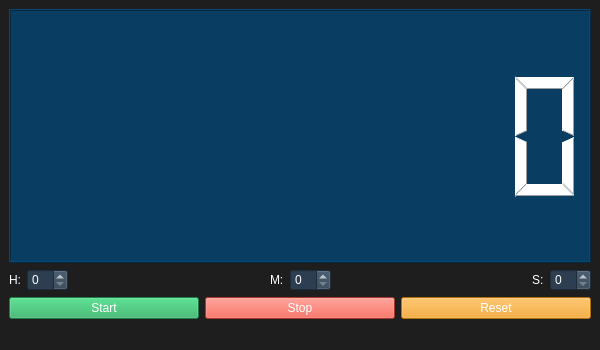
<?xml version="1.0" encoding="UTF-8"?>
<ui version="4.0">
 <class>MainWindow</class>
 <widget class="QMainWindow" name="MainWindow">
  <property name="geometry">
   <rect>
    <x>0</x>
    <y>0</y>
    <width>600</width>
    <height>350</height>
   </rect>
  </property>
  <property name="windowTitle">
   <string>Countdown Timer</string>
  </property>
  <property name="styleSheet">
   <string notr="true">QWidget {
    background-color: #1e1e1e;
    color: white;
    font-family: Arial;
}</string>
  </property>
  <widget class="QWidget" name="centralwidget">
   <layout class="QVBoxLayout" name="verticalLayout">
    <item>
     <widget class="QLCDNumber" name="lcdNumber">
      <property name="minimumSize">
       <size>
        <width>0</width>
        <height>100</height>
       </size>
      </property>
      <property name="styleSheet">
       <string notr="true">background-color: #0a3d62;</string>
      </property>
      <property name="digitCount">
       <number>8</number>
      </property>
     </widget>
    </item>
    <item>
     <layout class="QHBoxLayout" name="horizontalLayout">
      <item>
       <widget class="QLabel" name="label">
        <property name="text">
         <string>H:</string>
        </property>
       </widget>
      </item>
      <item>
       <widget class="QSpinBox" name="hourSpinBox">
        <property name="maximum">
         <number>99</number>
        </property>
        <property name="styleSheet">
         <string notr="true">background-color: #2c3e50;</string>
        </property>
       </widget>
      </item>
      <item>
       <spacer name="horizontalSpacer">
        <property name="orientation">
         <enum>Qt::Horizontal</enum>
        </property>
        <property name="sizeHint" stdset="0">
         <size>
          <width>10</width>
          <height>20</height>
         </size>
        </property>
       </spacer>
      </item>
      <item>
       <widget class="QLabel" name="label_2">
        <property name="text">
         <string>M:</string>
        </property>
       </widget>
      </item>
      <item>
       <widget class="QSpinBox" name="minuteSpinBox">
        <property name="maximum">
         <number>59</number>
        </property>
        <property name="styleSheet">
         <string notr="true">background-color: #2c3e50;</string>
        </property>
       </widget>
      </item>
      <item>
       <spacer name="horizontalSpacer_2">
        <property name="orientation">
         <enum>Qt::Horizontal</enum>
        </property>
        <property name="sizeHint" stdset="0">
         <size>
          <width>10</width>
          <height>20</height>
         </size>
        </property>
       </spacer>
      </item>
      <item>
       <widget class="QLabel" name="label_3">
        <property name="text">
         <string>S:</string>
        </property>
       </widget>
      </item>
      <item>
       <widget class="QSpinBox" name="secondSpinBox">
        <property name="maximum">
         <number>59</number>
        </property>
        <property name="value">
         <number>0</number>
        </property>
        <property name="styleSheet">
         <string notr="true">background-color: #2c3e50;</string>
        </property>
       </widget>
      </item>
     </layout>
    </item>
    <item>
     <layout class="QHBoxLayout" name="horizontalLayout_2">
      <item>
       <widget class="QPushButton" name="btnStart">
        <property name="text">
         <string>Start</string>
        </property>
        <property name="styleSheet">
         <string notr="true">background-color: #27ae60;</string>
        </property>
       </widget>
      </item>
      <item>
       <widget class="QPushButton" name="btnStop">
        <property name="text">
         <string>Stop</string>
        </property>
        <property name="styleSheet">
         <string notr="true">background-color: #e74c3c;</string>
        </property>
       </widget>
      </item>
      <item>
       <widget class="QPushButton" name="btnReset">
        <property name="text">
         <string>Reset</string>
        </property>
        <property name="styleSheet">
         <string notr="true">background-color: #f39c12;</string>
        </property>
       </widget>
      </item>
     </layout>
    </item>
   </layout>
  </widget>
  <widget class="QMenuBar" name="menubar">
   <property name="geometry">
    <rect>
     <x>0</x>
     <y>0</y>
     <width>600</width>
     <height>21</height>
    </rect>
   </property>
  </widget>
  <widget class="QStatusBar" name="statusbar"/>
 </widget>
 <resources/>
 <connections/>
</ui>
